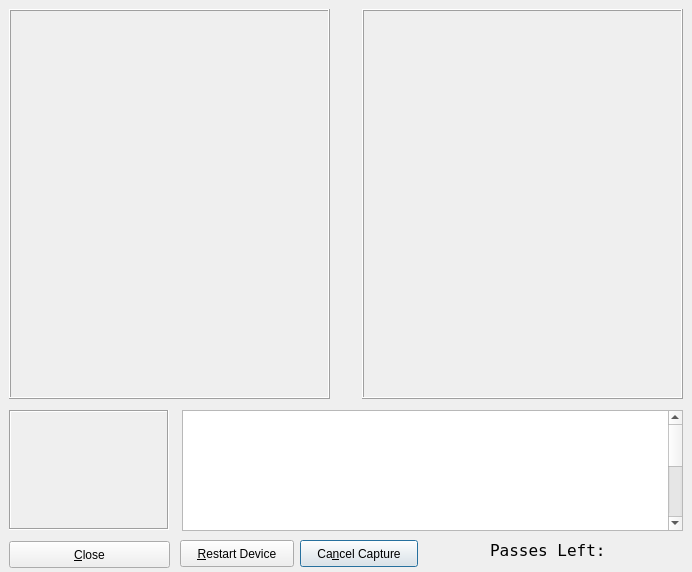
<?xml version="1.0" encoding="UTF-8"?>
<ui version="4.0">
 <class>FingerDialog</class>
 <widget class="QDialog" name="FingerDialog">
  <property name="windowModality">
   <enum>Qt::WindowModal</enum>
  </property>
  <property name="geometry">
   <rect>
    <x>0</x>
    <y>0</y>
    <width>692</width>
    <height>572</height>
   </rect>
  </property>
  <property name="sizePolicy">
   <sizepolicy hsizetype="Fixed" vsizetype="Fixed">
    <horstretch>0</horstretch>
    <verstretch>0</verstretch>
   </sizepolicy>
  </property>
  <property name="minimumSize">
   <size>
    <width>692</width>
    <height>572</height>
   </size>
  </property>
  <property name="maximumSize">
   <size>
    <width>692</width>
    <height>572</height>
   </size>
  </property>
  <property name="windowTitle">
   <string>Capture Fingerprints</string>
  </property>
  <property name="autoFillBackground">
   <bool>false</bool>
  </property>
  <widget class="QTextEdit" name="captureLog">
   <property name="geometry">
    <rect>
     <x>182</x>
     <y>410</y>
     <width>501</width>
     <height>121</height>
    </rect>
   </property>
   <property name="sizeIncrement">
    <size>
     <width>63</width>
     <height>15</height>
    </size>
   </property>
   <property name="font">
    <font>
     <family>Arial</family>
     <pointsize>13</pointsize>
    </font>
   </property>
   <property name="autoFormatting">
    <set>QTextEdit::AutoNone</set>
   </property>
   <property name="readOnly">
    <bool>true</bool>
   </property>
   <property name="html">
    <string>&lt;!DOCTYPE HTML PUBLIC &quot;-//W3C//DTD HTML 4.0//EN&quot; &quot;http://www.w3.org/TR/REC-html40/strict.dtd&quot;&gt;
&lt;html&gt;&lt;head&gt;&lt;meta name=&quot;qrichtext&quot; content=&quot;1&quot; /&gt;&lt;style type=&quot;text/css&quot;&gt;
p, li { white-space: pre-wrap; }
&lt;/style&gt;&lt;/head&gt;&lt;body style=&quot; font-family:'Arial'; font-size:13pt; font-weight:400; font-style:normal;&quot;&gt;
&lt;table border=&quot;0&quot; style=&quot;-qt-table-type: root; margin-top:4px; margin-bottom:4px; margin-left:4px; margin-right:4px;&quot;&gt;
&lt;tr&gt;
&lt;td style=&quot;border: none;&quot;&gt;
&lt;p style=&quot;-qt-paragraph-type:empty; margin-top:0px; margin-bottom:0px; margin-left:0px; margin-right:0px; -qt-block-indent:0; text-indent:0px;&quot;&gt;&lt;/p&gt;
&lt;p style=&quot;-qt-paragraph-type:empty; margin-top:0px; margin-bottom:0px; margin-left:0px; margin-right:0px; -qt-block-indent:0; text-indent:0px;&quot;&gt;&lt;/p&gt;
&lt;p style=&quot;-qt-paragraph-type:empty; margin-top:0px; margin-bottom:0px; margin-left:0px; margin-right:0px; -qt-block-indent:0; text-indent:0px; font-size:14pt;&quot;&gt;&lt;/p&gt;
&lt;p style=&quot;-qt-paragraph-type:empty; margin-top:0px; margin-bottom:0px; margin-left:0px; margin-right:0px; -qt-block-indent:0; text-indent:0px; font-size:14pt;&quot;&gt;&lt;/p&gt;
&lt;p style=&quot;-qt-paragraph-type:empty; margin-top:0px; margin-bottom:0px; margin-left:0px; margin-right:0px; -qt-block-indent:0; text-indent:0px; font-size:14pt;&quot;&gt;&lt;/p&gt;
&lt;p style=&quot;-qt-paragraph-type:empty; margin-top:0px; margin-bottom:0px; margin-left:0px; margin-right:0px; -qt-block-indent:0; text-indent:0px; font-size:14pt;&quot;&gt;&lt;/p&gt;
&lt;p style=&quot;-qt-paragraph-type:empty; margin-top:0px; margin-bottom:0px; margin-left:0px; margin-right:0px; -qt-block-indent:0; text-indent:0px; font-size:10pt;&quot;&gt;&lt;/p&gt;
&lt;p style=&quot;-qt-paragraph-type:empty; margin-top:0px; margin-bottom:0px; margin-left:0px; margin-right:0px; -qt-block-indent:0; text-indent:0px; font-size:10pt;&quot;&gt;&lt;/p&gt;
&lt;p style=&quot;-qt-paragraph-type:empty; margin-top:0px; margin-bottom:0px; margin-left:0px; margin-right:0px; -qt-block-indent:0; text-indent:0px; font-family:'Andale Mono'; font-size:9pt;&quot;&gt;&lt;/p&gt;
&lt;p style=&quot;-qt-paragraph-type:empty; margin-top:0px; margin-bottom:0px; margin-left:0px; margin-right:0px; -qt-block-indent:0; text-indent:0px; font-family:'Andale Mono'; font-size:9pt;&quot;&gt;&lt;/p&gt;
&lt;p style=&quot;-qt-paragraph-type:empty; margin-top:0px; margin-bottom:0px; margin-left:0px; margin-right:0px; -qt-block-indent:0; text-indent:0px; font-family:'Andale Mono'; font-size:9pt;&quot;&gt;&lt;/p&gt;
&lt;p style=&quot;-qt-paragraph-type:empty; margin-top:0px; margin-bottom:0px; margin-left:0px; margin-right:0px; -qt-block-indent:0; text-indent:0px; font-family:'Andale Mono'; font-size:9pt;&quot;&gt;&lt;/p&gt;
&lt;p style=&quot;-qt-paragraph-type:empty; margin-top:0px; margin-bottom:0px; margin-left:0px; margin-right:0px; -qt-block-indent:0; text-indent:0px; font-family:'Sans'; font-size:10pt;&quot;&gt;&lt;/p&gt;&lt;/td&gt;&lt;/tr&gt;&lt;/table&gt;&lt;/body&gt;&lt;/html&gt;</string>
   </property>
   <property name="acceptRichText">
    <bool>false</bool>
   </property>
  </widget>
  <widget class="QLabel" name="lblFingerPreview">
   <property name="enabled">
    <bool>true</bool>
   </property>
   <property name="geometry">
    <rect>
     <x>9</x>
     <y>410</y>
     <width>160</width>
     <height>120</height>
    </rect>
   </property>
   <property name="sizePolicy">
    <sizepolicy hsizetype="Ignored" vsizetype="Ignored">
     <horstretch>0</horstretch>
     <verstretch>0</verstretch>
    </sizepolicy>
   </property>
   <property name="minimumSize">
    <size>
     <width>160</width>
     <height>120</height>
    </size>
   </property>
   <property name="maximumSize">
    <size>
     <width>160</width>
     <height>120</height>
    </size>
   </property>
   <property name="sizeIncrement">
    <size>
     <width>20</width>
     <height>15</height>
    </size>
   </property>
   <property name="autoFillBackground">
    <bool>true</bool>
   </property>
   <property name="frameShape">
    <enum>QFrame::Box</enum>
   </property>
   <property name="frameShadow">
    <enum>QFrame::Sunken</enum>
   </property>
   <property name="text">
    <string/>
   </property>
   <property name="scaledContents">
    <bool>true</bool>
   </property>
   <property name="alignment">
    <set>Qt::AlignCenter</set>
   </property>
  </widget>
  <widget class="QLabel" name="lblHandPreviewLeft">
   <property name="geometry">
    <rect>
     <x>9</x>
     <y>9</y>
     <width>321</width>
     <height>390</height>
    </rect>
   </property>
   <property name="maximumSize">
    <size>
     <width>321</width>
     <height>390</height>
    </size>
   </property>
   <property name="sizeIncrement">
    <size>
     <width>20</width>
     <height>20</height>
    </size>
   </property>
   <property name="frameShape">
    <enum>QFrame::Box</enum>
   </property>
   <property name="frameShadow">
    <enum>QFrame::Raised</enum>
   </property>
   <property name="text">
    <string/>
   </property>
   <property name="pixmap">
    <pixmap>resources/finger_0.jpg</pixmap>
   </property>
   <property name="scaledContents">
    <bool>true</bool>
   </property>
   <property name="alignment">
    <set>Qt::AlignLeading|Qt::AlignLeft|Qt::AlignTop</set>
   </property>
  </widget>
  <widget class="QLabel" name="lblHandPreview">
   <property name="geometry">
    <rect>
     <x>362</x>
     <y>9</y>
     <width>321</width>
     <height>390</height>
    </rect>
   </property>
   <property name="maximumSize">
    <size>
     <width>321</width>
     <height>390</height>
    </size>
   </property>
   <property name="sizeIncrement">
    <size>
     <width>20</width>
     <height>20</height>
    </size>
   </property>
   <property name="frameShape">
    <enum>QFrame::Box</enum>
   </property>
   <property name="frameShadow">
    <enum>QFrame::Raised</enum>
   </property>
   <property name="text">
    <string/>
   </property>
   <property name="pixmap">
    <pixmap>resources/finger_1.jpg</pixmap>
   </property>
   <property name="scaledContents">
    <bool>true</bool>
   </property>
   <property name="alignment">
    <set>Qt::AlignLeading|Qt::AlignLeft|Qt::AlignTop</set>
   </property>
  </widget>
  <widget class="QPushButton" name="btnCancelCapture">
   <property name="geometry">
    <rect>
     <x>300</x>
     <y>540</y>
     <width>118</width>
     <height>27</height>
    </rect>
   </property>
   <property name="text">
    <string>Ca&amp;ncel Capture</string>
   </property>
  </widget>
  <widget class="QPushButton" name="actionButtonBox">
   <property name="geometry">
    <rect>
     <x>9</x>
     <y>541</y>
     <width>161</width>
     <height>27</height>
    </rect>
   </property>
   <property name="text">
    <string>&amp;Close</string>
   </property>
  </widget>
  <widget class="QPushButton" name="btnRestartDevice">
   <property name="geometry">
    <rect>
     <x>180</x>
     <y>540</y>
     <width>114</width>
     <height>27</height>
    </rect>
   </property>
   <property name="text">
    <string>&amp;Restart Device</string>
   </property>
   <property name="flat">
    <bool>false</bool>
   </property>
  </widget>
  <widget class="QLabel" name="lblLblPasses">
   <property name="geometry">
    <rect>
     <x>490</x>
     <y>540</y>
     <width>151</width>
     <height>20</height>
    </rect>
   </property>
   <property name="font">
    <font>
     <family>Andale Mono</family>
     <pointsize>12</pointsize>
    </font>
   </property>
   <property name="text">
    <string>Passes Left:</string>
   </property>
  </widget>
  <widget class="QLabel" name="lblPassesLeft">
   <property name="geometry">
    <rect>
     <x>630</x>
     <y>540</y>
     <width>51</width>
     <height>20</height>
    </rect>
   </property>
   <property name="font">
    <font>
     <family>Andale Mono</family>
     <pointsize>12</pointsize>
    </font>
   </property>
   <property name="text">
    <string/>
   </property>
  </widget>
 </widget>
 <resources/>
 <connections/>
</ui>
